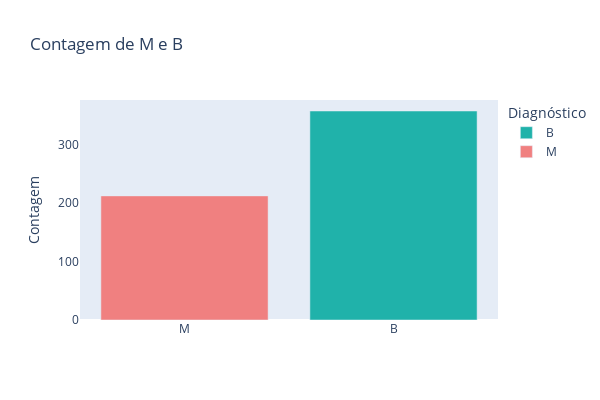

The notebook cell this image was saved under:
### Code cell
# diagnostic values
fig = px.bar(
    df['diagnosis'].value_counts().reset_index(),x='diagnosis',
    y='count', title='Contagem de M e B', color='diagnosis',
    color_discrete_sequence=['LightSeaGreen','lightcoral'],
    labels={'diagnosis': 'Diagnóstico', 'count': 'Contagem'},)
fig.update_yaxes(showgrid=False)
fig.update_xaxes(title_text='', categoryorder='total ascending')
fig.update_traces(hovertemplate='Contagem: %{y}')
fig.update_layout(width=600, height=400)

### Figure 1 — Plotly figure (JSON) as saved in the notebook; plotly's stock layout.template omitted (floating-point values rounded to 4 significant figures)
{"data": [{"alignmentgroup": "True", "hovertemplate": "Contagem: %{y}", "legendgroup": "B", "marker": {"color": "LightSeaGreen", "pattern": {"shape": ""}}, "name": "B", "offsetgroup": "B", "orientation": "v", "showlegend": true, "textposition": "auto", "type": "bar", "x": ["B"], "xaxis": "x", "y": [357], "yaxis": "y"}, {"alignmentgroup": "True", "hovertemplate": "Contagem: %{y}", "legendgroup": "M", "marker": {"color": "lightcoral", "pattern": {"shape": ""}}, "name": "M", "offsetgroup": "M", "orientation": "v", "showlegend": true, "textposition": "auto", "type": "bar", "x": ["M"], "xaxis": "x", "y": [212], "yaxis": "y"}], "layout": {"barmode": "relative", "height": 400, "legend": {"title": {"text": "Diagnóstico"}, "tracegroupgap": 0}, "title": {"text": "Contagem de M e B"}, "width": 600, "xaxis": {"anchor": "y", "categoryarray": ["B", "M"], "categoryorder": "total ascending", "domain": [0, 1], "title": {"text": ""}}, "yaxis": {"anchor": "x", "domain": [0, 1], "showgrid": false, "title": {"text": "Contagem"}}}}
